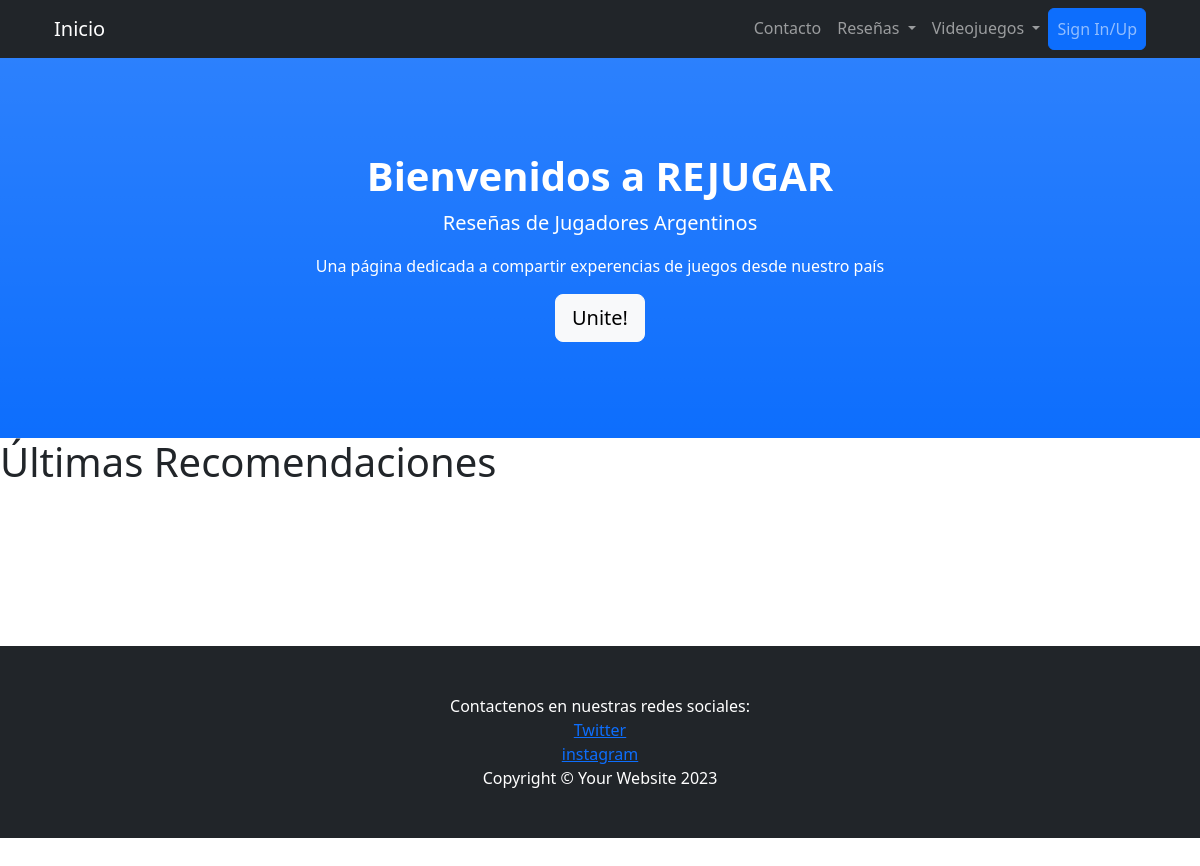
/user/ultimas-recomendaciones/, run on an earlier commit of the app's database.
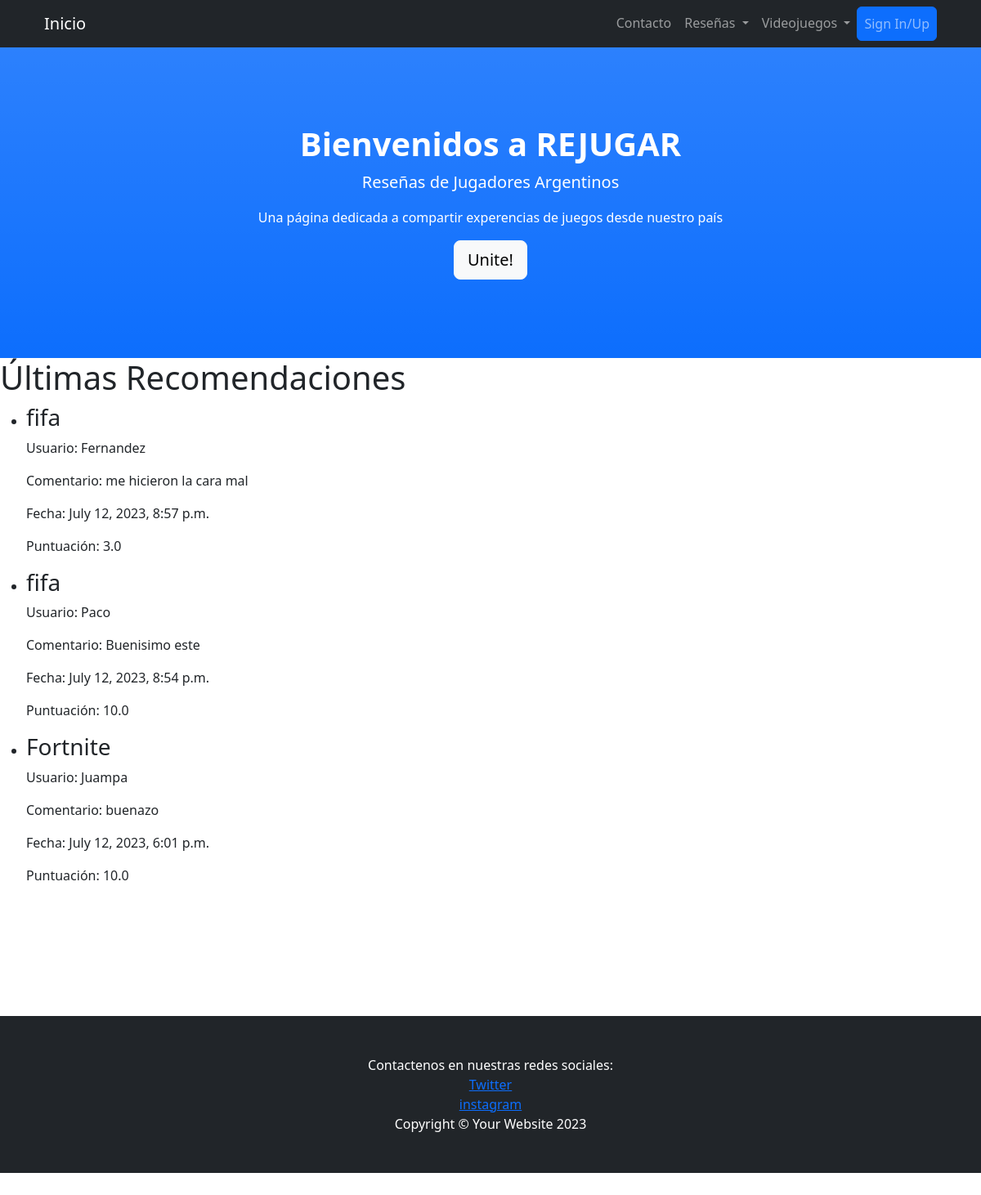
And on a later commit of the database.
### Usuarios/models.py (models this page shows, shortened)
class Recomendacion(models.Model):
    usuario = models.ForeignKey(Usuarios, on_delete=models.CASCADE)
    videojuego = models.ForeignKey(Videojuego, on_delete=models.CASCADE)
    comentario = models.TextField()
    fecha = models.DateTimeField(auto_now_add=True)
    puntuacion = models.FloatField(default=1,validators=[MinValueValidator(1), MaxValueValidator(10)])

class Videojuego(models.Model):
    nombre = models.CharField(max_length=100)
    ano_lanzamiento = models.IntegerField()
    genero = models.CharField(max_length=50, choices=generos_choices)
    desarrollador = models.CharField(max_length=100)
    plataforma = models.CharField(max_length=50)
    descripcion = models.TextField()
    requisitos_sistema = models.TextField()

class Usuarios(models.Model):
    nombre=models.CharField(max_length=30)
    nomusu= models.CharField(max_length=20)
    contrasena= models.CharField(max_length=20)
    email=models.EmailField()

### Usuarios/views.py (the view)
# urls.py: path('ultimas-recomendaciones/', views.ultimas_recomendaciones, name='ultimas_recomendaciones'),
def ultimas_recomendaciones(request):
    ultimas_recomendaciones = Recomendacion.objects.order_by('-fecha')[:3]
    context = {
        'ultimas_recomendaciones': ultimas_recomendaciones
    }
    return render(request, 'Usuarios/ultimas_recomendaciones.html', context)

### Usuarios/templates/Usuarios/ultimas_recomendaciones.html (shortened to what this page needs)
{% extends "Usuarios/padre.html"%}
{% load static%}
{% block cambiante %}
<head>
</head>
<body>
    <h1>Últimas Recomendaciones</h1>
    <ul>
        {% for recomendacion in ultimas_recomendaciones %}
            <li>
                <h3>{{ recomendacion.videojuego.nombre }}</h3>
                <p>Usuario: {{ recomendacion.usuario.nomusu }}</p>
                <p>Comentario: {{ recomendacion.comentario }}</p>
                <p>Fecha: {{ recomendacion.fecha }}</p>
                <p>Puntuación: {{ recomendacion.puntuacion }}</p>
            </li>
        {% endfor %}
    </ul>
</body>
</html>
{% endblock %}

### Usuarios/templates/Usuarios/padre.html (shortened to what this page needs)
<!DOCTYPE html>
<html lang="en">
    <head>
        {% load static %}
        <link href="{% static 'Usuarios/css/styles.css' %}" rel="stylesheet" />
    </head>
    <body id="page-top">
        <nav class="navbar navbar-expand-lg navbar-dark bg-dark fixed-top" id="mainNav">
            <div class="container px-4">
                <a class="navbar-brand" href="{% url 'Inicio' %}">Inicio</a>
                <div class="collapse navbar-collapse" id="navbarResponsive">
                    <ul class="navbar-nav ms-auto">
                        <li class="nav-item"><a class="nav-link" href="#contact">Contacto</a></li>
                        <li class="nav-item dropdown">
                            <a class="nav-link dropdown-toggle" href="#" id="navbarDropdown" role="button" data-bs-toggle="dropdown" aria-expanded="false">
                                Reseñas
                            </a>
                        </li>
                        <li class="nav-item dropdown">
                            <a class="nav-link dropdown-toggle" href="#" id="navbarDropdown" role="button" data-bs-toggle="dropdown" aria-expanded="false">
                                Videojuegos
                            </a>
                        </li>
                        <li class="nav-item"><a class="nav-link btn btn-primary" href="{% url 'crear_usuario' %}">Sign In/Up</a></li>
                    </ul>
                </div>
            </div>
        </nav>
        <header class="bg-primary bg-gradient text-white">
            <div class="container px-4 text-center">
                <h1 class="fw-bolder">Bienvenidos a REJUGAR</h1>
                <p class="lead">Reseñas de Jugadores Argentinos </p>
                <p class="PlayStation"> Una página dedicada a compartir experencias de juegos desde nuestro país</p>
                <a class="btn btn-lg btn-light" href="{% url 'crear_usuario' %}">Unite!</a>
            </div>
        </header>
       {% block cambiante %}
        {% endblock %}
        <section id="contact">
            <footer class="py-5 bg-dark">
                <div class="container px-4"><p class="m-0 text-center text-white">Contactenos en nuestras redes sociales: </p></div>
                <div class="container px-4"><p class="m-0 text-center text-white"><a href="https://twitter.com/juampa0907" target="_blank">Twitter</a></p></div>
                <div class="container px-4"><p class="m-0 text-center text-white"><a href="https://instagram.com/juampajofre09/" target="_blank">instagram</a></p></div>
                <div class="container px-4"><p class="m-0 text-center text-white">Copyright &copy; Your Website 2023</p></div>
            </footer>
    </section>
    </body>
</html>

What changed in the data, as far as the page shows it:
added Recomendacion: videojuego.nombre "fifa", usuario.nomusu "Fernandez", comentario "me hicieron la cara mal", fecha "July 12, 2023, 8:57 p.m.", puntuacion "3.0"
added Recomendacion: videojuego.nombre "fifa", usuario.nomusu "Paco", comentario "Buenisimo este", fecha "July 12, 2023, 8:54 p.m.", puntuacion "10.0"
added Recomendacion: videojuego.nombre "Fortnite", usuario.nomusu "Juampa", comentario "buenazo", fecha "July 12, 2023, 6:01 p.m.", puntuacion "10.0"
